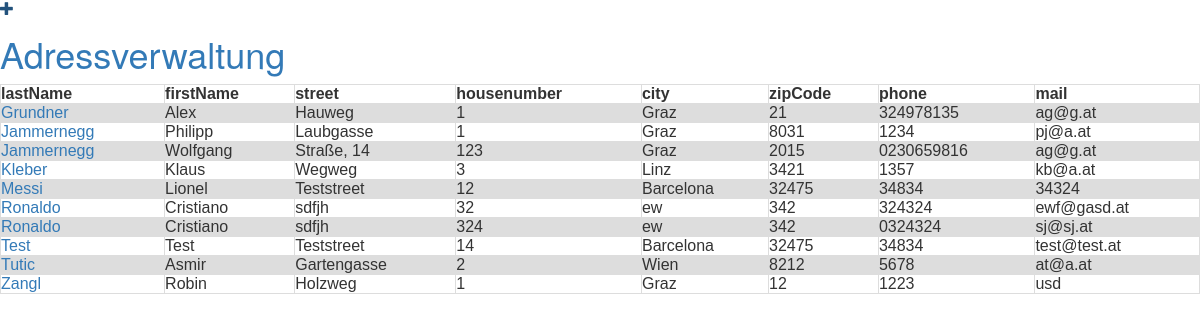
Before: / with the older database file.
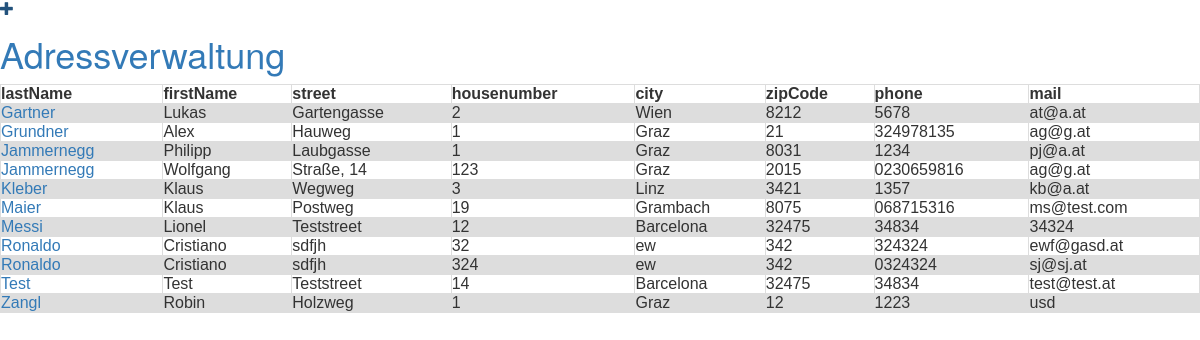
After: the same page with the newer database file.
### adressverwaltung/models.py (models this page shows, shortened)
class Person(models.Model): #() gibt an, dass Modell ein Django-Modell ist -> Django weiß, dass es in DB gespeichert werden soll
    firstName = models.CharField(max_length = 100)
    lastName = models.CharField(max_length = 100)
    street = models.CharField(max_length = 100)
    housenumber  = models.IntegerField()
    city = models.CharField(max_length = 100)
    zipCode = models.IntegerField() #keine max_length bei Int-Feldern -> führt zu Warnings bei migration
    phone = models.CharField(max_length = 100)
    mail = models.CharField(max_length = 100)

### adressverwaltung/views.py (the view)
# urls.py: path('',  views.post_list,  name='post_list'),
def post_list(request):
    person = Person.objects.order_by('lastName')
    return render(request,  'adressverwaltung/post_list.html', {'person':person})

### adressverwaltung/templates/adressverwaltung/post_list.html
{% extends 'adressverwaltung/base.html'%}
{% block content %}
    <div>
        <table>
            <tr>
                <th>lastName</th>
                <th>firstName</th>
                <th>street</th>
                <th>housenumber</th>
                <th>city</th>
                <th>zipCode</th>
                <th>phone</th>
                <th>mail</th>
                </tr>
                {% for x in person %}
                <tr>
                <td><a href="{% url 'post_detail' pk=x.pk %}">{{x.lastName}}</a></td>
                <td>{{x.firstName}}</td>
                <td>{{x.street}}</td>
                <td>{{x.housenumber}}</td>
                <td>{{x.city}}</td>
                <td>{{x.zipCode}}</td>
                <td>{{x.phone}}</td>
                <td>{{x.mail}}</td>
                </tr>
                {% endfor %}
            </table>
        </div>
{% endblock %}

### adressverwaltung/templates/adressverwaltung/base.html (shortened to what this page needs)
{% load static %}
<html>
<head>
  <link rel="stylesheet" href="https://maxcdn.bootstrapcdn.com/bootstrap/3.4.0/css/bootstrap.min.css">
</head>
<body>
    <div>
        <a href="{% url 'post_new' %}" class="top-menu"><span class="glyphicon glyphicon-plus"></span></a>
        <h1><a href="/">Adressverwaltung</a></h1>
    </div>
                {% block content %}
                {% endblock %}
</body>
</html>

### adressverwaltung/templates/adressverwaltung/base.html (style rules this page uses)
table { font-family: arial, sans-serif; border-collapse: collapse; width: 100%; }
td, th { border: 1px solid #dddddd; text-align: left; padding: 8px; }
tr:nth-child(even) { background-color: #dddddd; }

Changed rows visible on the page:
changed Person "Gartengasse": lastName "Tutic" → "Gartner"; firstName "Asmir" → "Lukas"; moves up the list
added Person: lastName "Maier", firstName "Klaus", street "Postweg", housenumber "19", city "Grambach", zipCode "8075", phone "068715316", mail "ms@test.com"
